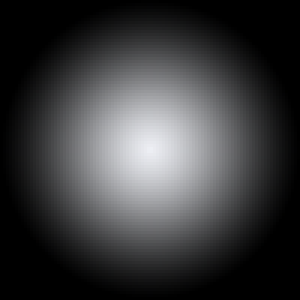
#> input picture code4/circle.png, 100 x 100 px (shown 3 times larger)
$ python task4_1.py
#> lines starting #> are read from the running program, lines starting #| are printed output that depends on the picture
import numpy as np # math functionality
import matplotlib.pyplot as plt # plotting
import matplotlib.image as mpimg # loading images

fig = plt.figure(figsize=(8, 7))

# show the first chart
ax1 = fig.add_subplot(1, 2, 1)
ax1.set_title("Skalarfeld kontinuierlich\n" + r'$f(x,y) = 3x^2 - 4y^2$')

# build and show the function f(x,y) = 3x^2 - 4y^2
delta = 0.025
x = y = np.arange(-3.0, 3.0, delta)
X, Y = np.meshgrid(x, y)
Z = 3 * np.power(X, 2) - 4 * np.power(Y, 2)
img1 = ax1.imshow(Z, extent=[-3, 3, -3, 3], vmin=-30, vmax=30, cmap='coolwarm')

# visualize gradient with arrows
step = 0.5
x_pos = y_pos = np.arange(-3.0, 3.0, step)
X_pos, Y_pos = np.meshgrid(x_pos, y_pos)
x_dir = 6 * X_pos
y_dir = -8 * Y_pos
ax1.quiver(X_pos, Y_pos, x_dir, y_dir)

# extreme value - calculated manually on paper: set the first derivative to x and y of the function
# (which essentially is the gradient) equal to 0 and solve the equation system.
ax1.scatter(0, 0, color="Green")

# show the second chart
ax2 = fig.add_subplot(1, 2, 2)
ax2.set_title("Skalarfeld diskret")

# load the test image
circle_png = mpimg.imread('circle.png')
#> circle_png is the input picture: shape (100, 100, 3) float32; mean R, G, B 0.228, 0.23, 0.235
circle_bw = circle_png[:, :, 0]
img2 = ax2.imshow(circle_bw, cmap="gray", vmin="0", vmax="1")

# visualize gradient on discrete structure
x_bw = y_bw = np.arange(10, len(circle_bw), 10)
#> x_bw = [10, 20, 30, 40, 50, 60, 70, 80, 90]; y_bw = [10, 20, 30, 40, 50, 60, 70, 80, 90]
X_bw, Y_bw = np.meshgrid(x_bw, y_bw)

X_dir_bw = circle_bw[Y_bw, X_bw] - circle_bw[Y_bw, X_bw - 1]
Y_dir_bw = circle_bw[Y_bw - 1, X_bw] - circle_bw[Y_bw, X_bw]
ax2.quiver(X_bw, Y_bw, X_dir_bw, Y_dir_bw, scale=0.5)

# add colorbars
fig.colorbar(img1, ax=ax1, orientation='horizontal', pad=0.06)
fig.colorbar(img2, ax=ax2, orientation='horizontal', pad=0.06)

# Always run show, to make sure everything is displayed.
plt.show()
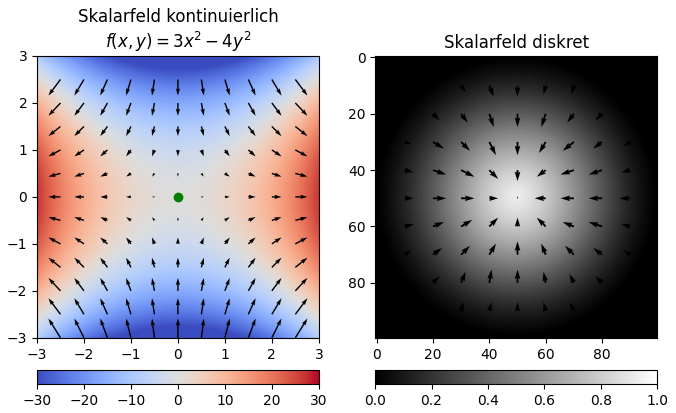
#> figure drawn by matplotlib, 4 panels
